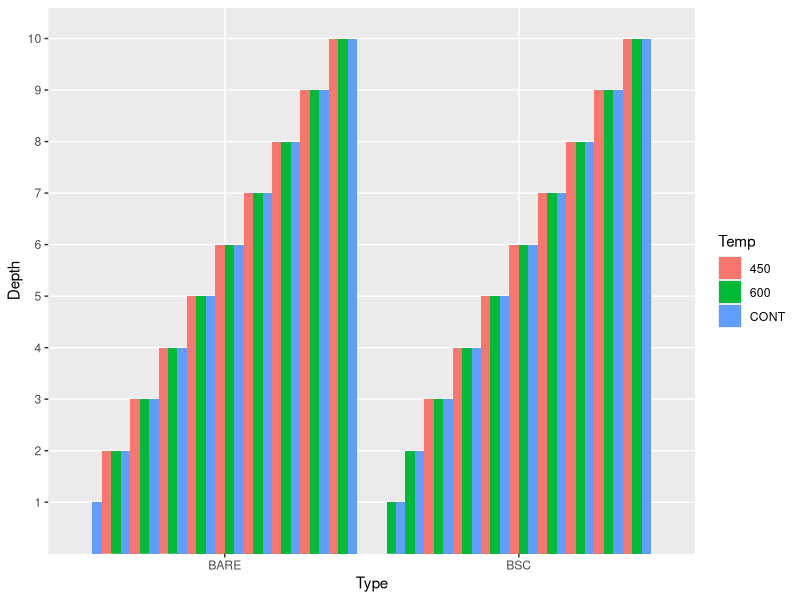
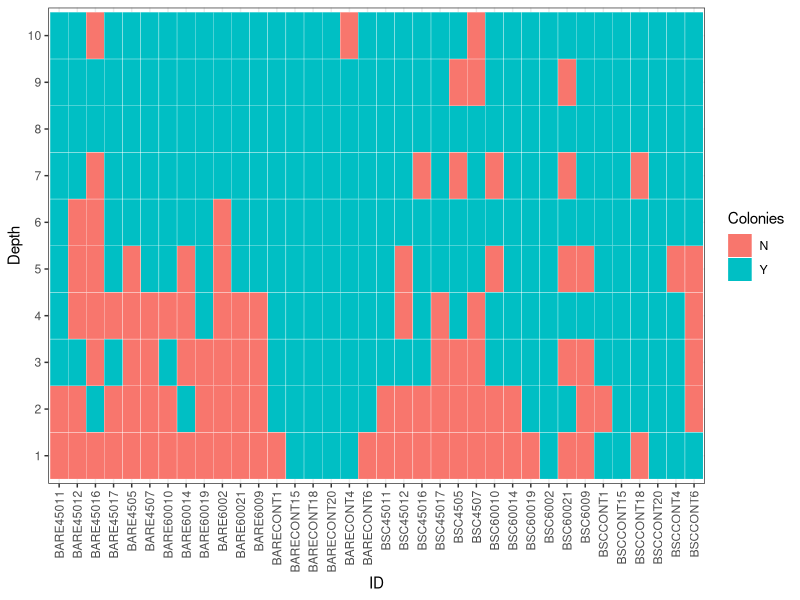

The R source for these figures, in order:

library(tidyverse)

data <- read.csv("data/burn_cultures.csv")
data$Depth <- as.factor(data$Depth)

ggplot(data %>% filter(Colonies == "Y"), aes(x = Type, y = Depth, fill = Temp)) + geom_bar(stat = "identity", position = "dodge")

p1 <- ggplot(data, aes(Type, Depth,  fill = Colonies)) + geom_tile() + theme_bw() + facet_grid(. ~ Temp)+ theme(axis.text.x = element_text(angle = 90, vjust = 0.5, hjust=1))

p2 <- ggplot(data, aes(ID, Depth, fill = Colonies)) + geom_tile(color="white", size=0.1) + theme_bw() + theme(axis.text.x = element_text(angle = 90, vjust = 0.5, hjust=1))
library(patchwork)

pdf("figures/colonies heat map.pdf", width= 8, height = 10)
p2
dev.off()


